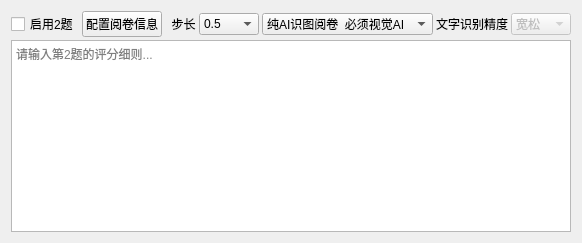
          <widget class="QWidget" name="tab_question2">
           <attribute name="title">
            <string>题目2</string>
           </attribute>
           <layout class="QVBoxLayout" name="verticalLayout_q2">
            <property name="spacing">
             <number>3</number>
            </property>
            <item>
             <layout class="QHBoxLayout" name="horizontalLayout_q2_header">
              <item>
               <widget class="QCheckBox" name="enableQuestion2">
                <property name="text">
                 <string>启用2题</string>
                </property>
               </widget>
              </item>
              <item>
               <widget class="QPushButton" name="configQuestion2">
                <property name="text">
                 <string>配置阅卷信息</string>
                </property>
               </widget>
              </item>
              <item>
               <widget class="QLabel" name="label_step2">
                <property name="sizePolicy">
                 <sizepolicy hsizetype="Fixed" vsizetype="Preferred">
                  <horstretch>0</horstretch>
                  <verstretch>0</verstretch>
                 </sizepolicy>
                </property>
                <property name="text">
                 <string>  步长</string>
                </property>
               </widget>
              </item>
              <item>
               <widget class="QComboBox" name="score_rounding_step_2">
                <property name="sizePolicy">
                 <sizepolicy hsizetype="Fixed" vsizetype="Fixed">
                  <horstretch>0</horstretch>
                  <verstretch>0</verstretch>
                 </sizepolicy>
                </property>
                <property name="minimumSize">
                 <size>
                  <width>60</width>
                  <height>0</height>
                 </size>
                </property>
                <item>
                 <property name="text">
                  <string>0.5</string>
                 </property>
                </item>
                <item>
                 <property name="text">
                  <string>1</string>
                 </property>
                </item>
               </widget>
              </item>
              <item>
               <widget class="QComboBox" name="ocr_mode_2">
                <property name="sizePolicy">
                 <sizepolicy hsizetype="Fixed" vsizetype="Fixed">
                  <horstretch>0</horstretch>
                  <verstretch>0</verstretch>
                 </sizepolicy>
                </property>
                <property name="minimumSize">
                 <size>
                  <width>160</width>
                  <height>0</height>
                 </size>
                </property>
                <item>
                 <property name="text">
                  <string>纯AI识图阅卷  必须视觉AI</string>
                 </property>
                </item>
                <item>
                 <property name="text">
                  <string>百度OCR识别文字+AI评阅</string>
                 </property>
                </item>
               </widget>
              </item>
              <item>
               <widget class="QLabel" name="label_15_q2">
                <property name="sizePolicy">
                 <sizepolicy hsizetype="Fixed" vsizetype="Preferred">
                  <horstretch>0</horstretch>
                  <verstretch>0</verstretch>
                 </sizepolicy>
                </property>
                <property name="text">
                 <string>文字识别精度</string>
                </property>
               </widget>
              </item>
              <item>
               <widget class="QComboBox" name="ocr_quality_2">
                <property name="enabled">
                 <bool>false</bool>
                </property>
                <property name="sizePolicy">
                 <sizepolicy hsizetype="Fixed" vsizetype="Fixed">
                  <horstretch>0</horstretch>
                  <verstretch>0</verstretch>
                 </sizepolicy>
                </property>
                <property name="minimumSize">
                 <size>
                  <width>60</width>
                  <height>0</height>
                 </size>
                </property>
                <item>
                 <property name="text">
                  <string>宽松</string>
                 </property>
                </item>
                <item>
                 <property name="text">
                  <string>适度</string>
                 </property>
                </item>
                <item>
                 <property name="text">
                  <string>严格</string>
                 </property>
                </item>
               </widget>
              </item>
             </layout>
            </item>
            <item>
             <widget class="QPlainTextEdit" name="StandardAnswer_text_2">
              <property name="placeholderText">
               <string>请输入第2题的评分细则...</string>
              </property>
             </widget>
            </item>
           </layout>
          </widget>
